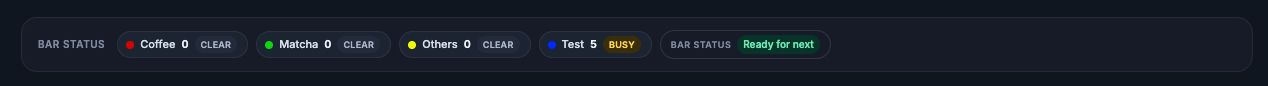
#> input picture .uploads/18cb1da6-bcff-4282-9a36-0b1836b0a444_WhatsApp Image 2026-11-06 at 23.00.36.jpeg, 1268 x 86 px
$ python prepare_posters.py '../../../.uploads/18cb1da6-bcff-4282-9a36-0b1836b0a444_WhatsApp Image 2026-11-06 at 23.00.36.jpeg' --out out.png
#> lines starting #> are read from the running program, lines starting #| are printed output that depends on the picture
#> in main, img is the input picture: PIL image 1268x86 RGB; mean R, G, B 23.7, 29.8, 40.4
#!/usr/bin/env python3
"""
Convert arbitrary images into the exact format the screen expects:
800 x 1280, baseline JPEG, cover-cropped (no distortion).

The admin panel already does this in the browser before uploading, so this
script is only for bulk/offline preparation:

    python3 prepare_posters.py src/*.png -o ../poster-fw/posters
"""
from __future__ import annotations

import argparse
import os

from PIL import Image

W, H = 800, 1280


def cover_resize(img: Image.Image) -> Image.Image:
    img = img.convert("RGB")
    scale = max(W / img.width, H / img.height)
#> scale = 14.88
    nw, nh = max(W, round(img.width * scale)), max(H, round(img.height * scale))
#> nw = 18873; nh = 1280
    img = img.resize((nw, nh), Image.LANCZOS)
#> img: PIL image 18873x1280 RGB
    left = (nw - W) // 2
#> left = 9036
    top = (nh - H) // 2
#> top = 0
    return img.crop((left, top, left + W, top + H))
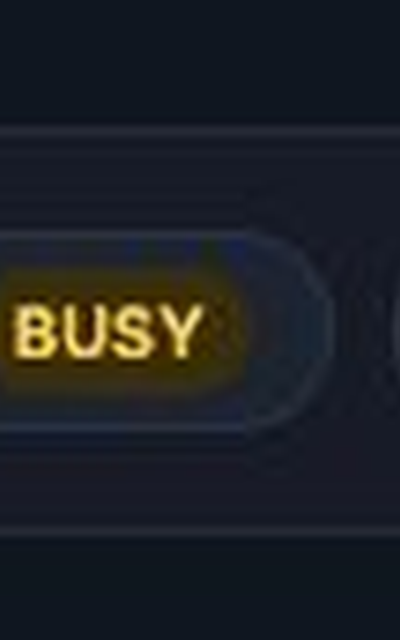
#> returned value: PIL image 800x1280 RGB (shown at 1/2 size); mean R, G, B 29.4, 32.3, 36.8


def main() -> int:
    ap = argparse.ArgumentParser()
    ap.add_argument("inputs", nargs="+")
    ap.add_argument("-o", "--out", required=True)
    ap.add_argument("-q", "--quality", type=int, default=88)
    args = ap.parse_args()

    os.makedirs(args.out, exist_ok=True)
    for i, path in enumerate(args.inputs):
        out = os.path.join(args.out, f"{i:04d}_{os.path.splitext(os.path.basename(path))[0]}.jpg")
        with Image.open(path) as img:
            cover_resize(img).save(out, "JPEG", quality=args.quality, optimize=True)
        print(f"{path} -> {out} ({os.path.getsize(out) // 1024} KB)")
    return 0


if __name__ == "__main__":
    raise SystemExit(main())
#> (the program exits here)

$ run again, on .uploads/145f8655-dff1-4796-8bdb-4e633d88a823_image.png
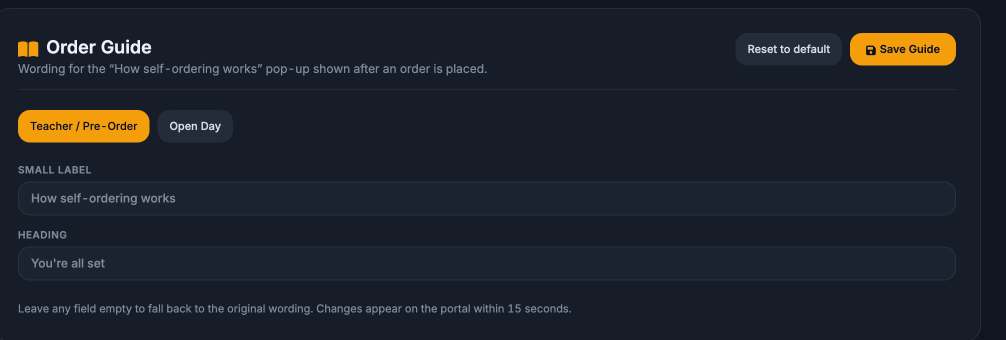
#> input picture .uploads/145f8655-dff1-4796-8bdb-4e633d88a823_image.png, 2012 x 680 px (shown at 1/2 size)
#> in main, img is the input picture: PIL image 2012x680 RGBA; mean R, G, B, A 29.6, 34.8, 43.2, 255
#> in cover_resize, `return img.crop((left, top, left + W, top + H))`:
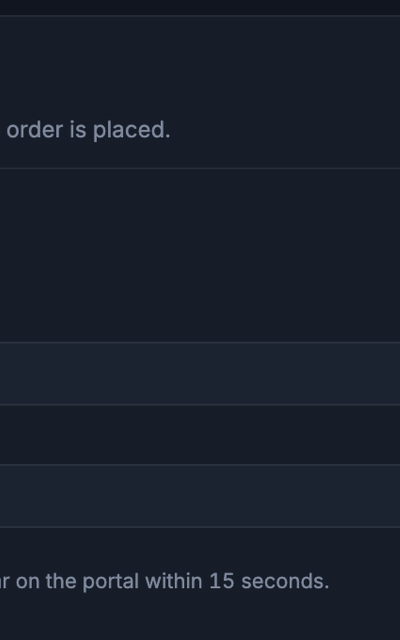
#> returned value: PIL image 800x1280 RGB (shown at 1/2 size); mean R, G, B 24.1, 31.3, 43
